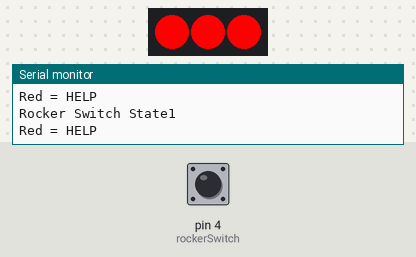
The sketch below on a simulated Arduino Uno, built with avr-gcc and run on an emulated ATmega328P. On the bench: 3 RGB LEDs in strip order, left to right, the last lines printed to the serial monitor. The inputs (shaded band) are chosen by the test bench; at power-on: pin 4 (rockerSwitch) HIGH. Colours are those a GRB WS2812 strip shows for the declared byte order.

Above: at 2.8 s.
2.9 s: pin 4 (rockerSwitch) pulled LOW for 1.2 s
At 3.5 s:
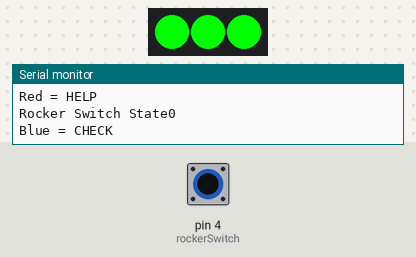
6.5 s: pin 4 (rockerSwitch) pulled LOW for 3.2 s
At 11.4 s:
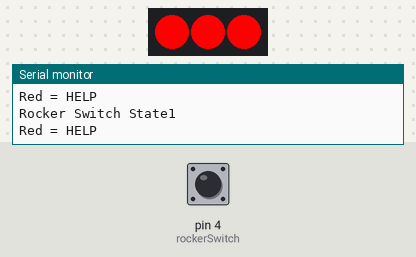
Timing chart, 0 to 12.9 s (numbered marks = the images above; inputs shaded):
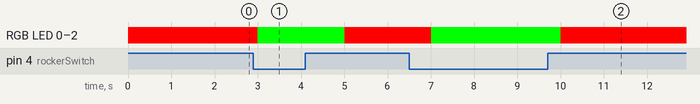

Measured:
- after the input at 2.9 s, RGB LED 0–2: RGB(255, 0, 0) → RGB(0, 255, 0) after 0.10 s, → RGB(255, 0, 0) 2.0 s later
- after the input at 6.5 s, RGB LED 0–2: RGB(255, 0, 0) → RGB(0, 255, 0) after 0.51 s, → RGB(255, 0, 0) 3.0 s later

The sketch:

addressable_LED.ino
```cpp
#include <FastLED.h> // LED library

//const int buttonPin = 7;

#define LED_PIN     3 // Where
#define NUM_LEDS    3 // Define the number of LEDs in your strip
#define BRIGHTNESS  255

CRGB leds[NUM_LEDS];   // Define an array for storing LED colors

const int rockerSwitch = 4;

//const int rockerSwitch2 = 2; // Where rocker switch digital input is located

void setup() {
  pinMode(rockerSwitch, INPUT); // pin where rocker switch is located
  //pinMode(buttonPin, INPUT);
 // pinMode(rockerSwitch2, INPUT);
  FastLED.addLeds<WS2812, LED_PIN, BRG>(leds, NUM_LEDS); // Use WS2812 as LED type right now BRG works best
  //pinMode(, OUTPUT);

  Serial.begin(9600); // serial monitor connection
}

//void printWithNewline(String message){
  //Serial.print(message);
  //Serial.printIn();
//}

void loop() {

 int rockerswitchState = digitalRead(rockerSwitch);
 //int rockerswitchState2 = digitalRead(rockerSwitch2);

// check for neutral state is High and Low vs High or Low
// was (rockerswitchState == HIGH)
// rockerswitchState = !rockerswitchState
  Serial.print("Rocker Switch State");
  Serial.println(rockerswitchState);
 if (!rockerswitchState == HIGH && !rockerswitchState == LOW) {
   // when the switch is in the common position, turn off or on black
    fill_solid(leds, NUM_LEDS, CRGB::Black);
    FastLED.show();
    Serial.print("Black = OFF");
    Serial.println();
    } else if(rockerswitchState == LOW) {
    // when the switch is on the second position labelled 2, turn on color blue
    fill_solid(leds, NUM_LEDS, CRGB::Blue);
    FastLED.show();
    Serial.print("Blue = CHECK");
    Serial.println();
    //Serial.printIn("Blue"); // Wrong syntax
    // this is high position
    } else {
   // // this is high position
   // when the switch is on first position labelled 1, turn on color yellow
    fill_solid(leds, NUM_LEDS, CRGB::Red);
    FastLED.show();
    Serial.print("Red = HELP");
    Serial.println();
    //Serial.printIn("Red"); // Wrong syntax
  }

   delay(1000);
 }
  //int buttonState = digitalRead(buttonPin);

  // check if the button got pressed
  //if (buttonState == HIGH){
   // Serial.print("Button!!");
   // Serial.println();
 // }
    //delay(1000);

    //printf_P();

    //digitalWrite(7, HIGH); // Turn on LED strip
  //}
  //else {
    //digitalWrite(7, LOW); // Turn off LED strip

  //}
  // Set all LEDs to red
  //fill_solid(leds, NUM_LEDS, CRGB::Red);
  //FastLED.show();
  //delay(500);

  // Set all LEDs to green
  //fill_solid(leds, NUM_LEDS, CRGB::Green);
  //FastLED.show();
  //delay(1000);

  // Set all LEDs to blue
  //fill_solid(leds, NUM_LEDS, CRGB::Blue);
  //FastLED.show();
  //delay(1000);
//}
```

Rocker_switch_with_neutral.ino
```cpp

```

Separate_functions_sketch.ino
```cpp

```
